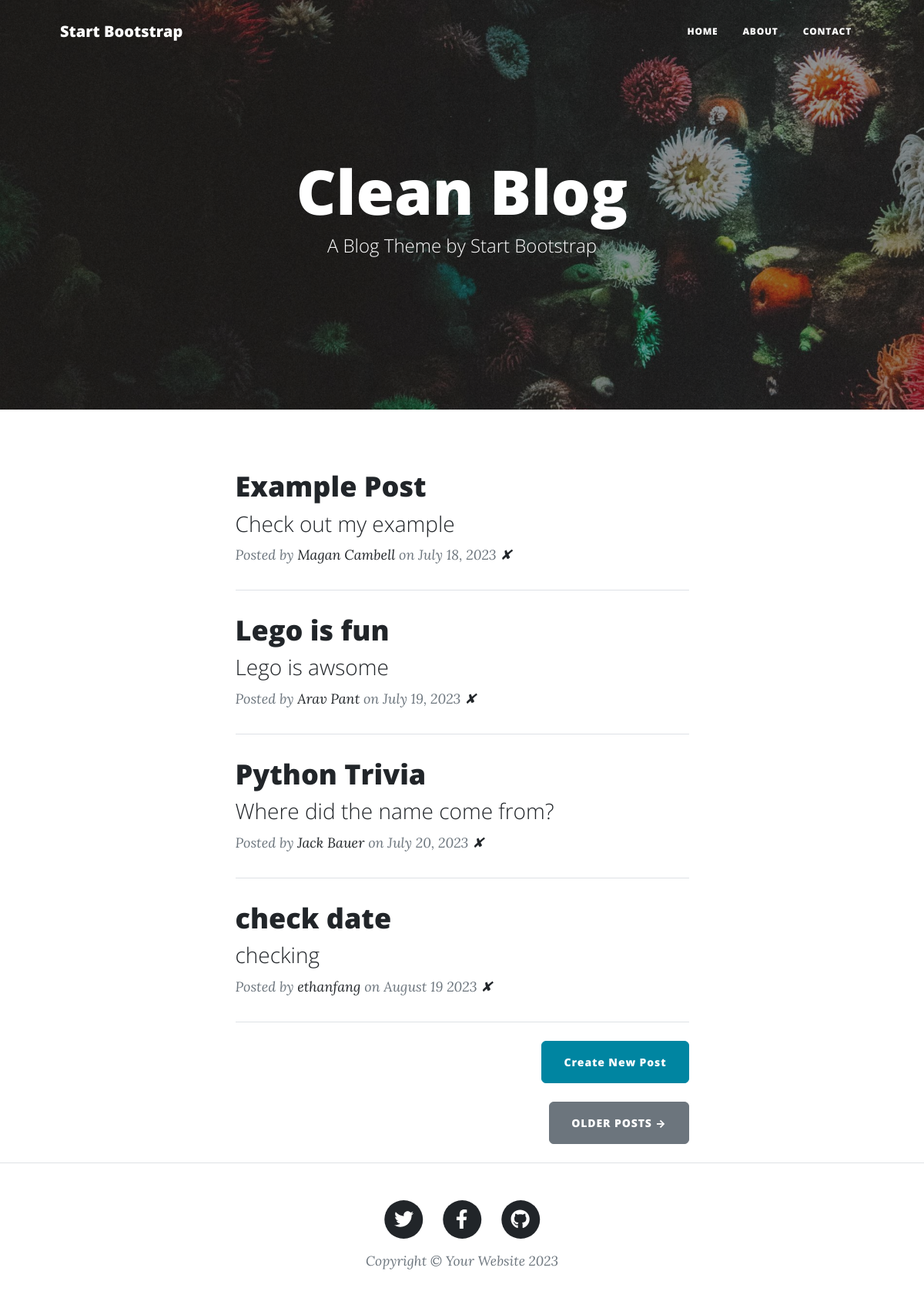
The page / on the database its author committed.
### main.py (models this page shows)
class BlogPost(db.Model):
    id = db.Column(db.Integer, primary_key=True)
    title = db.Column(db.String(250), unique=True, nullable=False)
    subtitle = db.Column(db.String(250), nullable=False)
    date = db.Column(db.String(250), nullable=False)
    body = db.Column(db.Text, nullable=False)
    author = db.Column(db.String(250), nullable=False)
    img_url = db.Column(db.String(250), nullable=False)

### main.py (the view)
@app.route("/")
def get_all_posts():
    posts = db.session.execute(db.select(BlogPost)).scalars().all()
    return render_template("index.html", all_posts=posts)

### templates/index.html
{% include "header.html" %}
<header
  class="masthead"
  style="background-image: url(&quot;../static/assets/img/home-bg.jpg&quot;)"
>
  <div class="container position-relative px-4 px-lg-5">
    <div class="row gx-4 gx-lg-5 justify-content-center">
      <div class="col-md-10 col-lg-8 col-xl-7">
        <div class="site-heading">
          <h1>Clean Blog</h1>
          <span class="subheading">A Blog Theme by Start Bootstrap</span>
        </div>
      </div>
    </div>
  </div>
</header>
<div class="container px-4 px-lg-5">
  <div class="row gx-4 gx-lg-5 justify-content-center">
    <div class="col-md-10 col-lg-8 col-xl-7">
      {% for post in all_posts %}
      <div class="post-preview">
        <a href="{{ url_for('show_post', post_id=post.id) }}">
          <h2 class="post-title">{{ post.title }}</h2>
          <h3 class="post-subtitle">{{ post.subtitle }}</h3>
        </a>
        <p class="post-meta">
          Posted by
          <a href="#">{{post.author}}</a>
          on {{post.date}}
          <a href="{{url_for('delete_post', post_id=post.id) }}">✘</a>
        </p>
      </div>
      <hr class="my-4" />
      {% endfor %}
      <div class="d-flex justify-content-end mb-4">
        <a
          class="btn btn-primary float-right"
          href="{{url_for('add_new_post')}}"
          >Create New Post</a
        >
      </div>
      <div class="d-flex justify-content-end mb-4">
        <a class="btn btn-secondary text-uppercase" href="#!">Older Posts →</a>
      </div>
    </div>
  </div>
</div>
{% include "footer.html" %}

### rows shown on the page
BlogPost: title "Example Post", subtitle "Check out my example", author "Magan Cambell", date "July 18, 2023"
BlogPost: title "Lego is fun", subtitle "Lego is awsome", author "Arav Pant", date "July 19, 2023"
BlogPost: title "Python Trivia", subtitle "Where did the name come from?", author "Jack Bauer", date "July 20, 2023"
BlogPost: title "check date", subtitle "checking", author "ethanfang", date "August 19 2023"
